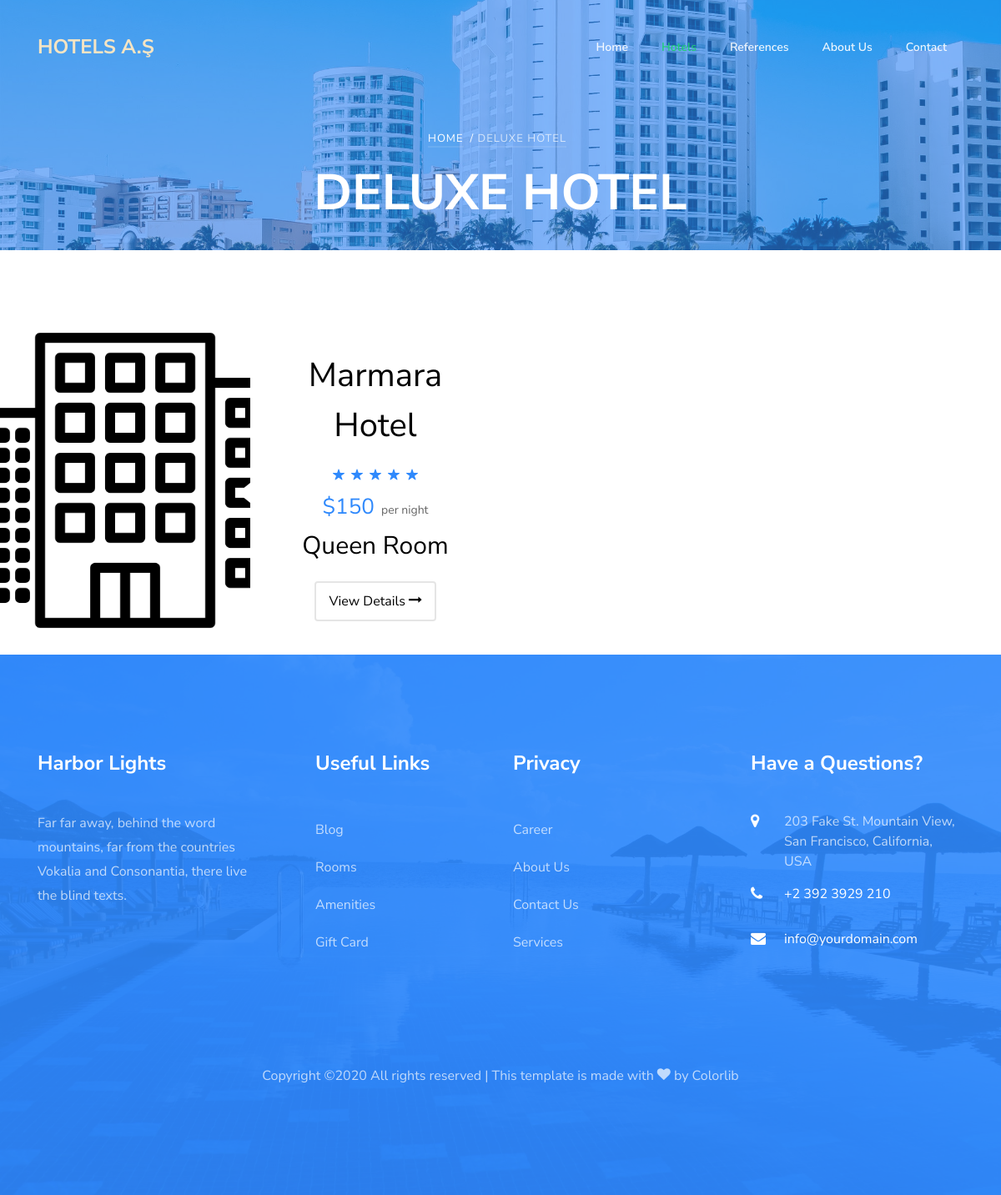
Page /category/9/deluxe-hotel on the earlier database version.
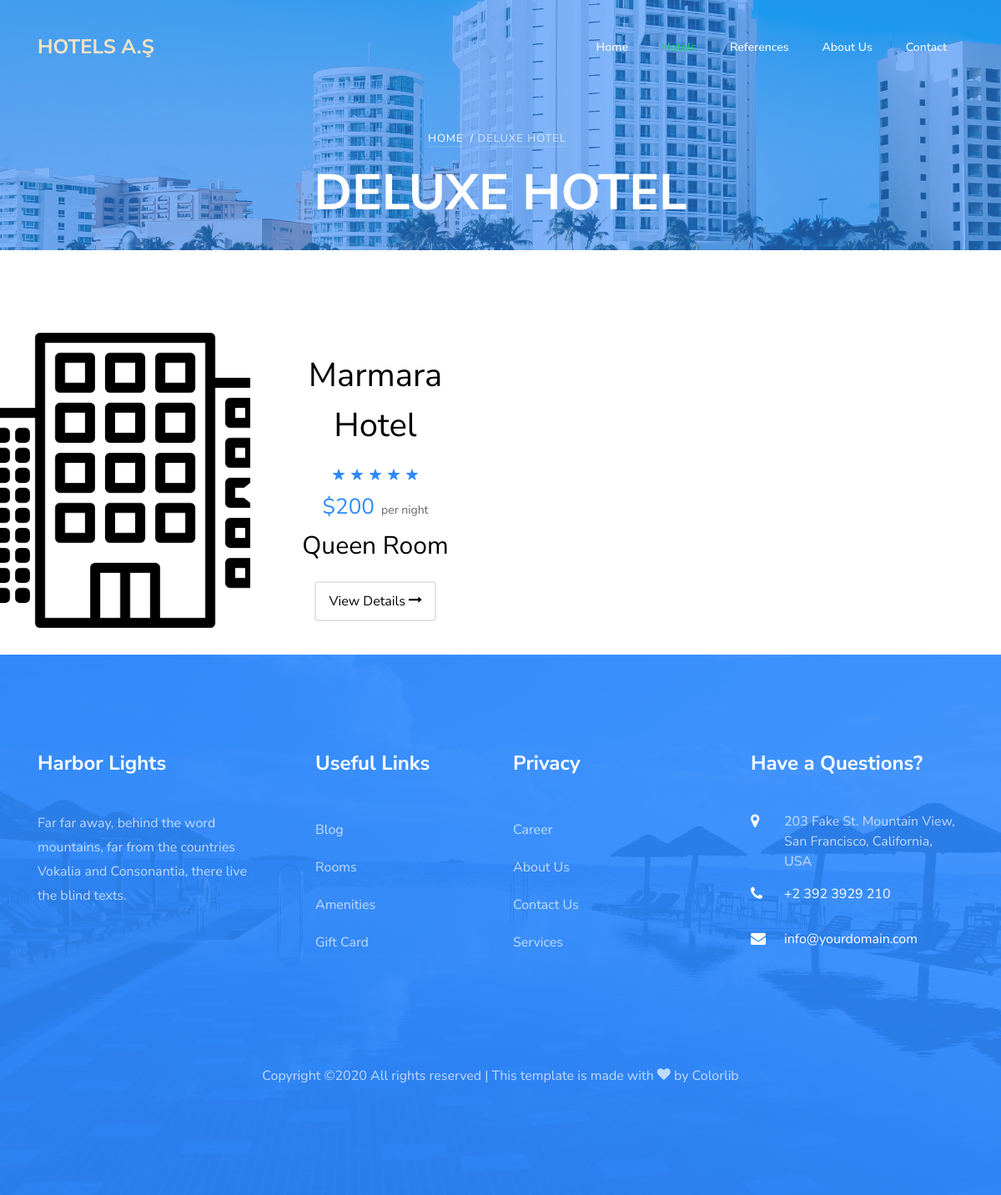
Same page on the later database version.
### home/models.py (models this page shows, shortened)
class Setting(models.Model):
    title = models.CharField(max_length=200)
    keywords = models.CharField(max_length=255)
    description = models.CharField(max_length=255)
    company = models.CharField(max_length=80)
    address = models.CharField(max_length=255, blank=True)
    phone = models.CharField(max_length=20, blank=True)
    fax = models.CharField(max_length=20, blank=True)
    email = models.EmailField()
    smtpserver = models.CharField(max_length=255, blank=True)
    smtpemail = models.EmailField(blank=True)
    smtppassword = models.CharField(max_length=50, blank=True)
    smtpport = models.IntegerField(blank=True, null=True)
    image = models.ImageField(blank=True, upload_to='images/')
    facebook = models.CharField(max_length=80, blank=True)
    instagram = models.CharField(max_length=80, blank=True)
    twitter = models.CharField(max_length=80, blank=True)
    aboutus = RichTextUploadingField()
    contact = RichTextUploadingField()
    references = RichTextUploadingField()
    status = models.CharField(blank=True, max_length=5, choices=STATUS)
    created_at = models.DateTimeField(auto_now_add=True)
    updated_at = models.DateTimeField(auto_now=True)

### hotel/models.py (models this page shows, shortened)
class Category(MPTTModel):
    title = models.CharField(max_length=30)
    keywords = models.CharField(max_length=255)
    description = models.CharField(max_length=255)
    image = models.ImageField(blank=True, upload_to='images/')
    status = models.CharField(max_length=10, choices=STATUS)
    slug = models.SlugField()
    parent = TreeForeignKey(
        'self', blank=True, null=True, related_name='children', on_delete=models.CASCADE)
    created_at = models.DateTimeField(auto_now_add=True)
    updated_at = models.DateTimeField(auto_now=True)
    class MPTTMeta:
        level_attr = 'mptt_level'
        order_insertion_by = ['title']
    def image_tag(self):
        return mark_safe('<img src="{}" height="50"/>'.format(self.image.url))
    image_tag.short_description = 'Image'

class Room(models.Model):
    hotel_id = models.ForeignKey(Hotel, on_delete=models.CASCADE)
    title = models.CharField(max_length=30)
    description = RichTextUploadingField()
    image = models.ImageField(blank=True, upload_to='images/')
    price = models.IntegerField(blank=False)
    status = models.CharField(blank=True, max_length=5, choices=STATUS)
    slug = models.SlugField()
    created_at = models.DateTimeField(auto_now_add=True)
    updated_at = models.DateTimeField(auto_now=True)
    def image_tag(self):
        return mark_safe('<img src="{}" height="50"/>'.format(self.image.url))
    image_tag.short_description = 'Image'

class Hotel(models.Model):
    STAR = (
        ('One', '1'),
        ('Two', '2'),
        ('Three', '3'),
        ('Four', '4'),
        ('Five', '5'),
    )
    title = models.CharField(max_length=30)
    keywords = models.CharField(max_length=255)
    description = RichTextUploadingField()
    image = models.ImageField(blank=True, upload_to='images/')
    category = models.ForeignKey(Category, on_delete=models.CASCADE)
    star = models.CharField(blank=True, max_length=10, choices=STAR)
    address = models.CharField(max_length=80)
    city = models.CharField(max_length=20)
    country = models.CharField(max_length=20)
    location = models.CharField(max_length=20)
    phone = models.CharField(max_length=20)
    fax = models.CharField(max_length=20)
    email = models.EmailField()
    user_id = models.ForeignKey(User, on_delete=models.CASCADE)
    status = models.CharField(max_length=10, choices=STATUS)
    slug = models.SlugField()
    created_at = models.DateTimeField(auto_now_add=True)
    updated_at = models.DateTimeField(auto_now=True)
    def image_tag(self):
        return mark_safe('<img src="{}" height="50"/>'.format(self.image.url))
    image_tag.short_description = 'Image'

### home/views.py (the view)
# urls.py: path('category/<int:id>/<slug:slug>', views.category, name="category"),
def category(request, slug, id):
    setting = Setting.objects.first()
    getCat = Category.objects.get(id=id)
    page = str(getCat.title)
    rooms = Room.objects.filter(hotel_id__category=getCat)
    category = Category.objects.all()
    context = {'setting': setting, 'rooms': rooms,
               'page': page, 'category': category}
    return render(request, 'rooms.html', context)

### home/templates/rooms.html (shortened to what this page needs)
{% extends 'homebase.html' %}
{% load static %}
{% block content %}
<section class="ftco-section ftco-no-pb ftco-room">
	<div class="container-fluid px-0">
		<div class="row no-gutters">
		{% for room in rooms %}
			<div class="col-lg-6">
				<div class="room-wrap d-md-flex ftco-animate">
					<a href="{% url 'room' room.id room.hotel_id.slug room.slug %}" class="img" style="background-image: url({{room.image.url}});"></a>
					<div class="half left-arrow d-flex align-items-center">
						<div class="text p-4 text-center">
							<h2 class="mb-3"><a href="{% url 'hotel' room.hotel_id.id room.hotel_id.slug %}" style="color:black">{{room.hotel_id.title}}</a></h2>
							<p class="star mb-0"><span class="ion-ios-star"></span><span class="ion-ios-star"></span><span class="ion-ios-star"></span><span class="ion-ios-star"></span><span class="ion-ios-star"></span></p>
							<p class="mb-0"><span class="price mr-1">${{room.price}}</span> <span class="per">per night</span></p>
    						<h3 class="mb-3"><a href="{% url 'room' room.id room.hotel_id.slug room.slug %}">{{room.title}}</a></h3>
    						<p class="pt-1"><a href="{% url 'room' room.id room.hotel_id.slug room.slug %}" class="btn-custom px-3 py-2 rounded">View Details <span class="icon-long-arrow-right"></span></a></p>
						</div>
					</div>
				</div>
			</div>
		{% endfor %}
		</div>
	</div>
</section>
{% endblock  %}

### home/templates/homebase.html (shortened to what this page needs)
{% load static %}
<!DOCTYPE html>
<html lang="en">
<head>
    <link rel="stylesheet" href="{% static 'assets/css/open-iconic-bootstrap.min.css' %} ">
    <link rel="stylesheet" href="{% static 'assets/css/animate.css' %}">
    <link rel="stylesheet" href="{% static 'assets/css/owl.carousel.min.css' %}">
    <link rel="stylesheet" href="{% static 'assets/css/owl.theme.default.min.css' %}">
    <link rel="stylesheet" href="{% static 'assets/css/magnific-popup.css' %}">
    <link rel="stylesheet" href="{% static 'assets/css/aos.css' %}">
    <link rel="stylesheet" href="{% static 'assets/css/ionicons.min.css' %}">
    <link rel="stylesheet" href="{% static 'assets/css/bootstrap-datepicker.css' %}">
    <link rel="stylesheet" href="{% static 'assets/css/jquery.timepicker.css' %}">
    <link rel="stylesheet" href="{% static 'assets/css/flaticon.css' %}">
    <link rel="stylesheet" href="{% static 'assets/css/icomoon.css' %}">
    <link rel="stylesheet" href="{% static 'assets/css/style.css' %}">
</head>
<body>
    {% include 'header.html' %}
    {% block content %}{% endblock  %}
    {% include 'footer.html' %}
</body>
</html>

### home/templates/header.html (shortened to what this page needs)
{% load static %}
<nav class="navbar navbar-expand-lg navbar-dark ftco_navbar bg-dark ftco-navbar-light" id="ftco-navbar">
  <div class="container">
    <a class="navbar-brand" href="{% url 'index' %}"><span>{{ setting.company|linebreaksbr }}</span></a>
    <div class="collapse navbar-collapse" id="ftco-nav">
      <ul class="navbar-nav ml-auto">
        <li class="nav-item"><a href="{% url 'index'%}" class="nav-link">Home</a></li>
        <li class="nav-item">
          <div class="dropdown show nav-link">
            <a href="{% url 'references'%}" id="dropdownMenuLink" aria-haspopup="true" aria-expanded="false">
              Hotels
            </a>
              {% load mptt_tags %}
          </div>
        </li>
        <li class="nav-item"><a href="{% url 'references'%}" class="nav-link">References</a></li>
        <li class="nav-item"><a href="{% url 'aboutus'%}" class="nav-link">About Us</a></li>
        <li class="nav-item"><a href="{% url 'contact'%}" class="nav-link">Contact</a></li>
      </ul>
    </div>
  </div>
</nav>
{% if page != 'index' %}
<div class="hero-wrap" style="background-image: url({% static 'assets/images/bg_3.jpg' %});">
  <div class="overlay"></div>
  <div class="container">
    <div class="row no-gutters slider-text d-flex align-itemd-center justify-content-center">
      <div class="col-md-9 ftco-animate text-center d-flex align-items-end justify-content-center">
      	<div class="text">
          <p class="breadcrumbs mb-2"><span class="mr-2"><a href="{% url 'index' %}">Home</a></span>/ {% if page.lower == 'room' %}<span class="mr-2"><a href="{% url 'hotel' room.hotel_id.id room.hotel_id.slug %}">{{room.hotel_id}} /</a></span><span class="mr-2">{{room.title}}</span>{% else %}<span class="mr-2">{{page}}</span>{% endif %}</p>
          <h1 class="mb-4 bread">{% if page.lower == 'room' %}{{room}} {% else %} {{page.upper}}{% endif %}</h1>
        </div>
      </div>
    </div>
  </div>
</div>
{% endif %}

### home/templates/footer.html (shortened to what this page needs)
{% load static %}
<footer class="ftco-footer ftco-section img" style="background-image: url({% static 'assets/images/bg_4.jpg)' %};">
	<div class="overlay"></div>
  <div class="container">
    <div class="row mb-5">
      <div class="col-md">
        <div class="ftco-footer-widget mb-4">
          <h2 class="ftco-heading-2">Harbor Lights</h2>
          <p>Far far away, behind the word mountains, far from the countries Vokalia and Consonantia, there live the blind texts.</p>
          <ul class="ftco-footer-social list-unstyled float-md-left float-lft mt-5">
          </ul>
        </div>
      </div>
      <div class="col-md">
        <div class="ftco-footer-widget mb-4 ml-md-5">
          <h2 class="ftco-heading-2">Useful Links</h2>
          <ul class="list-unstyled">
            <li><a href="#" class="py-2 d-block">Blog</a></li>
            <li><a href="#" class="py-2 d-block">Rooms</a></li>
            <li><a href="#" class="py-2 d-block">Amenities</a></li>
            <li><a href="#" class="py-2 d-block">Gift Card</a></li>
          </ul>
        </div>
      </div>
      <div class="col-md">
         <div class="ftco-footer-widget mb-4">
          <h2 class="ftco-heading-2">Privacy</h2>
          <ul class="list-unstyled">
            <li><a href="#" class="py-2 d-block">Career</a></li>
            <li><a href="#" class="py-2 d-block">About Us</a></li>
            <li><a href="#" class="py-2 d-block">Contact Us</a></li>
            <li><a href="#" class="py-2 d-block">Services</a></li>
          </ul>
        </div>
      </div>
      <div class="col-md">
        <div class="ftco-footer-widget mb-4">
        	<h2 class="ftco-heading-2">Have a Questions?</h2>
        	<div class="block-23 mb-3">
              <ul>
                <li><span class="icon icon-map-marker"></span><span class="text">203 Fake St. Mountain View, San Francisco, California, USA</span></li>
                <li><a href="#"><span class="icon icon-phone"></span><span class="text">+2 392 3929 210</span></a></li>
                <li><a href="#"><span class="icon icon-envelope"></span><span class="text">info@yourdomain.com</span></a></li>
              </ul>
            </div>
        </div>
      </div>
    </div>
    <div class="row">
      <div class="col-md-12 text-center">
        <p>
  Copyright &copy;<script>document.write(new Date().getFullYear());</script> All rights reserved | This template is made with <i class="icon-heart color-danger" aria-hidden="true"></i> by <a href="https://colorlib.com" target="_blank">Colorlib</a>
  </p>
      </div>
    </div>
</div>
</footer>

### home/static/assets/css/icomoon.css (style rules this page uses)
[class^="icon-"], [class*=" icon-"] { font-family: 'icomoon' !important; speak: none; font-style: normal; font-weight: normal; font-variant: normal; text-transform: none; line-height: 1; -webkit-font-smoothing: antialiased; -moz-osx-font-smoothing: grayscale; }
.icon-heart:before { content: "\f004"; }
.icon-map-marker:before { content: "\f041"; }
.icon-phone:before { content: "\f095"; }
.icon-envelope:before { content: "\f0e0"; }
.icon-long-arrow-right:before { content: "\f178"; }

Differences in the rows shown:
changed Room "Queen Room": price "150" → "200"
